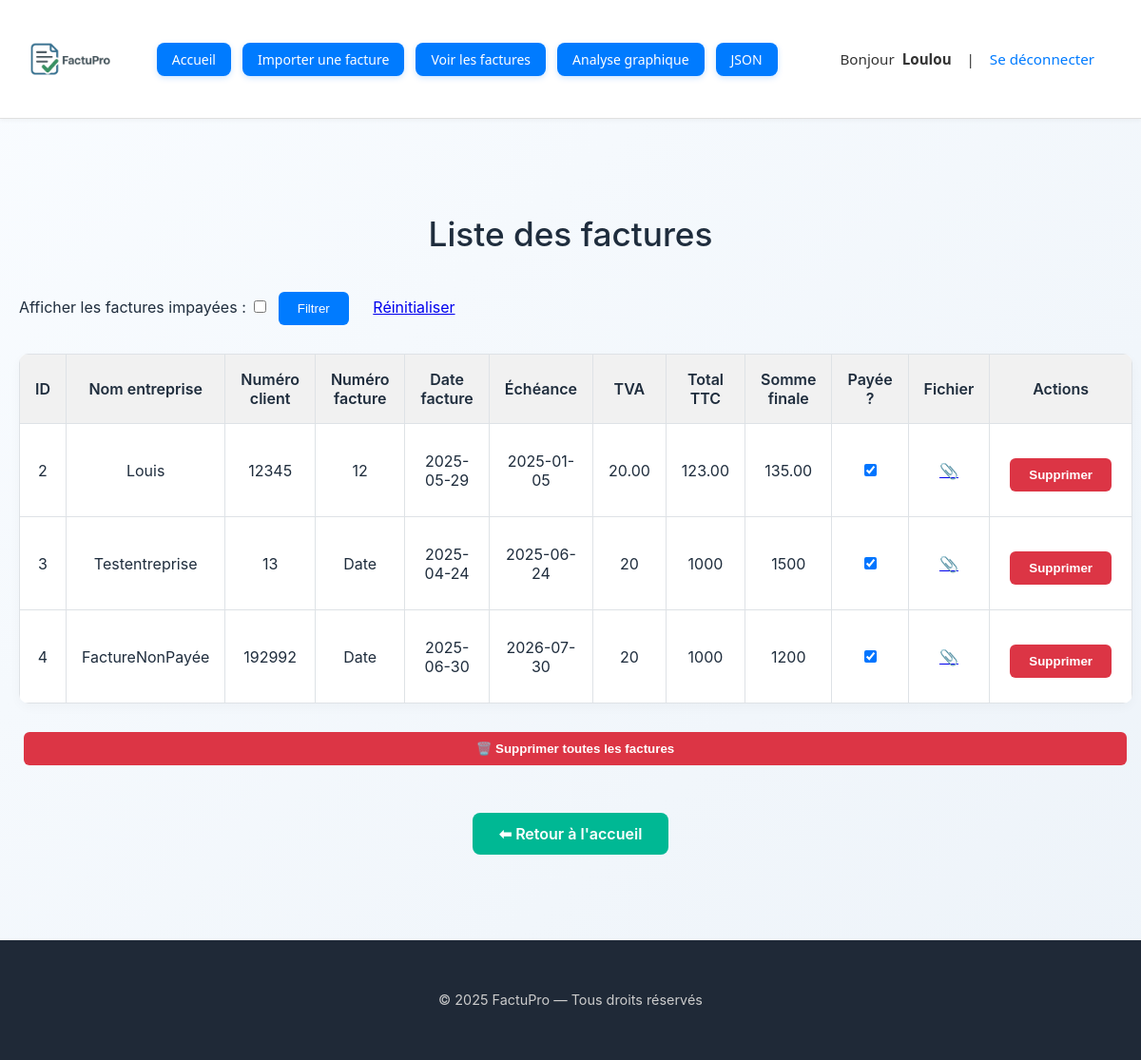
The page /factures (signed in) on the database as committed earlier.
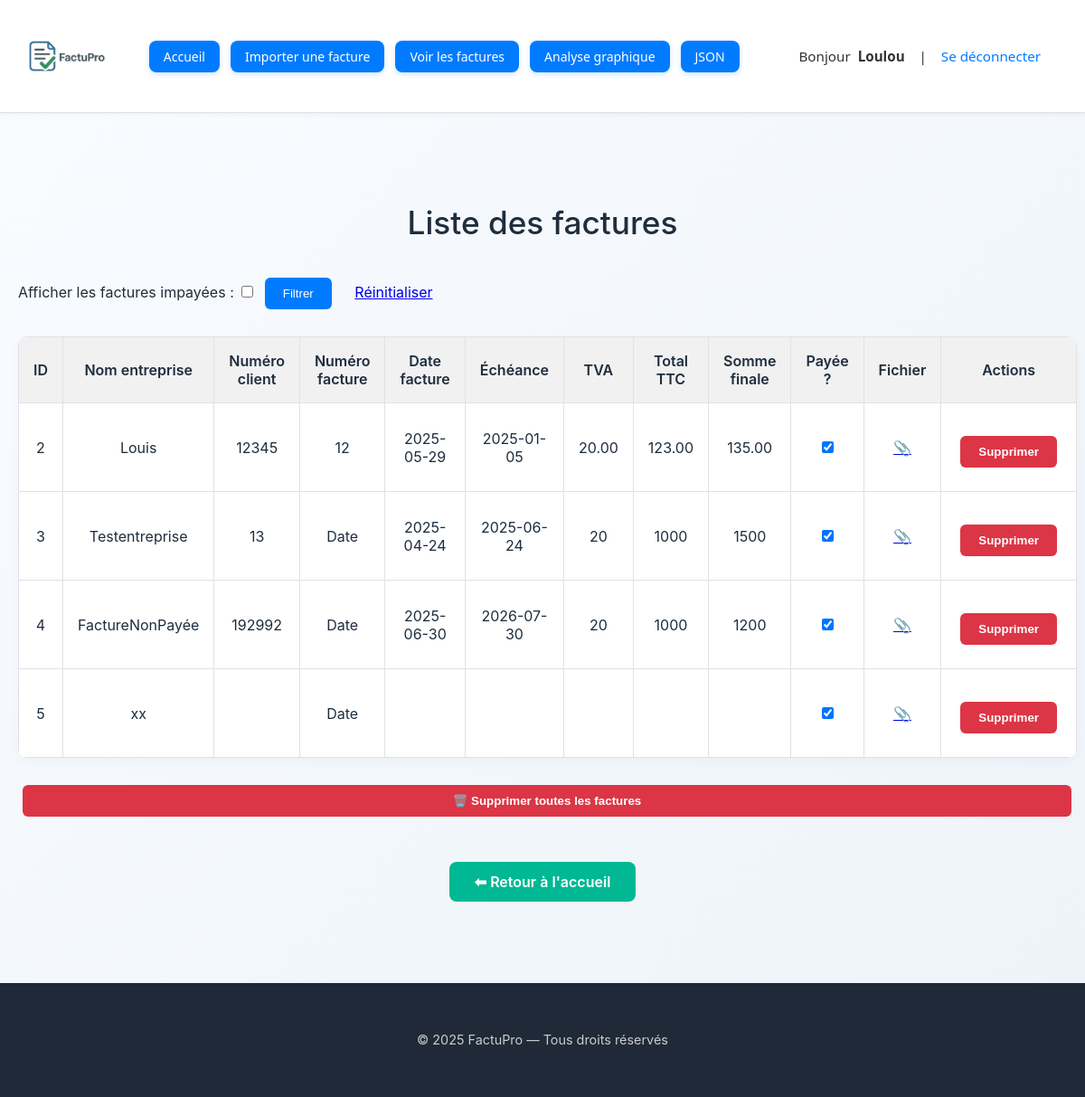
The same page on the database as committed later.
### tables this page shows
CREATE TABLE factures (
            id INTEGER PRIMARY KEY AUTOINCREMENT,
            fournisseur TEXT,
            date_facture TEXT,
            numero_facture TEXT,
            montant_total TEXT,
            TVA TEXT,
            utilisateur_id INTEGER,
            nom_fichier TEXT,
            facture_payee INTEGER DEFAULT 0,
            numero_client TEXT,
            echeance TEXT,
            somme_finale TEXT, payee INTEGER,
            FOREIGN KEY (utilisateur_id) REFERENCES utilisateurs(id)
        );

### app.py (the view)
@app.route('/factures')
def afficher_factures():
    conn = sqlite3.connect('factures.db')
    c = conn.cursor()
    c.execute('SELECT * FROM factures WHERE utilisateur_id = ?', (session['utilisateur_id'],))
    factures = c.fetchall()
    conn.close()
    payee_filter = request.args.get('facture_payee')  # '1' si cochée, None sinon
    filter_active = request.args.get('filter_active', '0') == '1'  # '1' si le filtre est actif
    if filter_active:
        if payee_filter == '1':
            factures = [f for f in factures if str(f[7]) in ['1', 'True', 'true']]
    return render_template('factures.html', factures=factures)

### app.py (called while the page is built)
@app.before_request
def verifier_connexion():
    if request.endpoint in ['upload', 'afficher_factures', 'analyse'] and 'utilisateur_id' not in session:
        return redirect(url_for('login'))

@app.context_processor
def injecter_pseudo():
    return {"pseudo": session.get("pseudo")}

### templates/factures.html (shortened to what this page needs)
<!DOCTYPE html>
<html lang="fr">
<head>
    <link rel="stylesheet" href="/static/style.css">
</head>
<body>
    {% include 'header.html' %}
    <div class="container">
        <h1>Liste des factures</h1>
<form method="GET" action="{{ url_for('afficher_factures') }}" class="filter-form" style="margin-bottom: 1em;">
    <label for="facture_payee">Afficher les factures impayées :</label>
    <input type="checkbox" id="facture_payee" name="facture_payee" value="1" {% if request.args.get('payee') == '1' %}checked{% endif %}>
    <button type="submit">Filtrer</button>
    <a href="{{ url_for('afficher_factures') }}" style="margin-left: 1em;">Réinitialiser</a>
</form>
        <table>
            <tr>
                <th>ID</th>
                <th>Nom entreprise</th>
                <th>Numéro client</th>
                <th>Numéro facture</th>
                <th>Date facture</th>
                <th>Échéance</th>
                <th>TVA</th>
                <th>Total TTC</th>
                <th>Somme finale</th>
                <th>Payée ?</th>
                <th>Fichier</th>
                <th>Actions</th>
            </tr>
            {% for f in factures %}
            <tr>
                <td>{{ f[0] }}</td>
                <td>{{ f[1] }}</td>
                <td>{{ f[9] }}</td>
                <td>{{ f[3] }}</td>
                <td>{{ f[2] }}</td>
                <td>{{ f[10] }}</td>
                <td>{{ f[5] }}</td>
                <td>{{ f[4] }}</td>
                <td>{{ f[11] }}</td>
                <td>
                    <form action="{{ url_for('toggle_payee', facture_id=f[0]) }}" method="post">
                        <input type="checkbox" name="facture_payee" {% if f[7] %}checked{% endif %} onchange="this.form.submit()">
                    </form>
                  </td>
                <td>
                    {% if f[6] %}
                        <a href="{{ url_for('telecharger_fichier', filename=f[6]) }}" target="_blank" title="Télécharger">
                            📎
                        </a>
                    {% else %}
                        -
                    {% endif %}
                </td>
                <td>
                    <form method="POST" action="/supprimer/{{ f[0] }}" onsubmit="return confirm('Confirmer la suppression ?');">
                        <button type="submit" class="danger">Supprimer</button>
                    </form>
                </td>
            </tr>
            {% endfor %}
        </table>
        <form method="POST" action="/supprimer_tout" onsubmit="return confirm('Supprimer toutes les factures ?');">
            <button type="submit" class="danger full">🗑️ Supprimer toutes les factures</button>
        </form>
        <div style="text-align:center">
            <a class="button" href="/">⬅ Retour à l'accueil</a>
        </div>
    </div>
    <footer class="footer">
        <p>&copy; 2025 FactuPro — Tous droits réservés</p>
    </footer>
</body>
</html>

### templates/header.html
<header class="header">
    <div class="logo">
        <img src="/static/logo.png" alt="Logo" style="height: 100px;">
    </div>
    <nav class="nav-links">
        <a href="/">Accueil</a>
        <a href="/upload">Importer une facture</a>
        <a href="/factures">Voir les factures</a>
        <a href="/analyse">Analyse graphique</a>
        <a href="/factures/json/page">JSON</a>
    </nav>
    <div class="user-info" style="text-align: right; padding: 15px 25px; font-size: 0.95em;">
        Bonjour <strong>{{ pseudo }}</strong> &nbsp; | &nbsp;
        <a href="/logout" style="color: #007bff; text-decoration: none;">Se déconnecter</a>
    </div>
</header>

### static/style.css (style rules this page uses)
body { font-family: 'Segoe UI', sans-serif; background-color: #007bff; color: #000000; margin: 0; padding: 0; }
h1 { text-align: center; margin-top: 40px; font-weight: 500; }
.container { max-width: 900px; margin: 0 auto; padding: 20px; }
a.button, button { display: inline-block; padding: 10px 20px; background-color: #007BFF; color: white; text-decoration: none; border-radius: 6px; border: none; margin: 10px 5px; cursor: pointer; }
form { text-align: center; margin-bottom: 20px; }
table { width: 100%; border-collapse: collapse; margin-top: 20px; background-color: white; border-radius: 8px; overflow: hidden; }
th, td { padding: 12px; border: 1px solid #dee2e6; text-align: center; }
th { background-color: #f1f1f1; font-weight: 500; }
button, a.button { transition: background-color 0.2s ease; }
.header { background-color: #ffffff; border-bottom: 1px solid #e0e0e0; padding: 20px 40px; display: flex; align-items: center; justify-content: space-between; box-shadow: 0 2px 6px rgba(0, 0, 0, 0.05); }
.logo img { height: 60px; }
.user-info { text-align: right; padding: 15px 25px; font-size: 0.95em; }
.logo img { height: 50px; }
.container { max-width: 1200px; margin: 0 auto; padding: 40px 20px; }
h1 { text-align: center; font-size: 2.2em; margin-bottom: 30px; }
a.button { display: inline-block; margin: 40px auto 0; padding: 12px 28px; background-color: #00b894; color: white; text-decoration: none; border-radius: 8px; font-weight: 600; text-align: center; }
.footer { background-color: #1f2937; color: #ccc; padding: 40px 20px; text-align: center; font-size: 0.9em; margin-top: 60px; }
table { width: 100%; border-collapse: collapse; background-color: #fff; border-radius: 10px; box-shadow: 0 4px 12px rgba(0, 0, 0, 0.03); overflow: hidden; }
th, td { padding: 16px; border: 1px solid #dee2e6; text-align: center; }
th { background-color: #f1f1f1; font-weight: 600; }
form { display: inline; }
.button, .danger { display: inline-block; padding: 10px 20px; margin-top: 20px; background-color: #007BFF; color: white; text-decoration: none; border: none; border-radius: 6px; font-weight: 600; cursor: pointer; }
.danger { background-color: #dc3545; }
.full { display: block; width: 100%; margin-top: 30px; }
body { font-family: 'Inter', sans-serif; background: linear-gradient(to bottom right, #f9fcff, #edf3f9); margin: 0; padding: 0; color: #1f2d3d; }
.header { background-color: #fff; border-bottom: 1px solid #dee2e6; padding: 20px 40px; display: flex; align-items: center; justify-content: space-between; }
.header .logo { display: flex; align-items: center; }
.container { max-width: 1240px; margin: 0 auto; padding: 60px 20px 30px; }
.header { display: flex; align-items: center; justify-content: space-between; padding: 12px 24px; background-color: #ffffff; border-bottom: 1px solid #e0e0e0; box-shadow: 0 2px 4px rgba(0, 0, 0, 0.04); font-family: 'Segoe UI', sans-serif; }
.logo img { height: 36px; }
.nav-links { display: flex; gap: 12px; }
.nav-links a { background-color: #007BFF; color: white; padding: 8px 16px; border-radius: 8px; text-decoration: none; font-weight: 500; font-size: 14px; transition: background-color 0.3s ease; box-shadow: 0 2px 6px rgba(0, 123, 255, 0.2); }
.user-info { font-size: 14px; color: #333; display: flex; align-items: center; gap: 8px; }
.user-info a { color: #007BFF; text-decoration: none; font-weight: 500; }

Rows that differ between the two databases and show on the page:
added factures: id "5", fournisseur "xx", numero_facture "Date", nom_fichier "☑"
